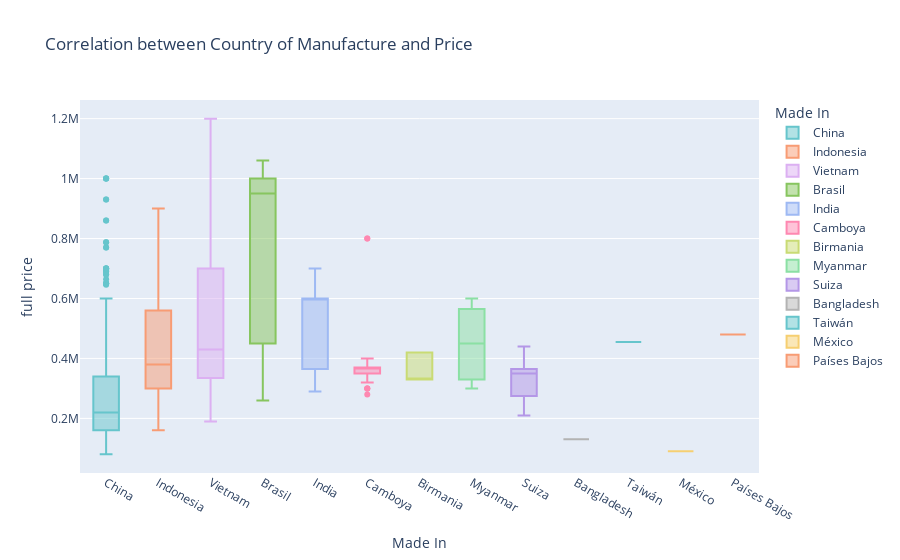

Here is the notebook cell this chart was saved with:
### Code cell
# correlacion entre made_in y full price

fig = px.box(filtered_trainers,
                    x='made_in',
                    y='full price',
                    title='Correlation between Country of Manufacture and Price',
                    labels={'full_price': 'Price', 'made_in': 'Made In'},
                    color='made_in',
                    color_discrete_sequence=px.colors.qualitative.Pastel
                    )

# Mostrar el gráfico
fig.show()

### Figure 1 — Plotly figure (JSON) as saved in the notebook; plotly's stock layout.template omitted (floating-point values rounded to 4 significant figures; data arrays with more than 128 entries replaced by an {"elided": "..."} marker saying what was removed)
{"data": [{"alignmentgroup": "True", "hovertemplate": "Made In=%{x}<br>full price=%{y}<extra></extra>", "legendgroup": "China", "marker": {"color": "rgb(102, 197, 204)"}, "name": "China", "notched": false, "offsetgroup": "China", "orientation": "v", "showlegend": true, "type": "box", "x": {"elided": "945 str values"}, "x0": " ", "xaxis": "x", "y": {"elided": "945 int values"}, "y0": " ", "yaxis": "y"}, {"alignmentgroup": "True", "hovertemplate": "Made In=%{x}<br>full price=%{y}<extra></extra>", "legendgroup": "Indonesia", "marker": {"color": "rgb(248, 156, 116)"}, "name": "Indonesia", "notched": false, "offsetgroup": "Indonesia", "orientation": "v", "showlegend": true, "type": "box", "x": {"elided": "308 str values"}, "x0": " ", "xaxis": "x", "y": {"elided": "308 int values"}, "y0": " ", "yaxis": "y"}, {"alignmentgroup": "True", "hovertemplate": "Made In=%{x}<br>full price=%{y}<extra></extra>", "legendgroup": "Vietnam", "marker": {"color": "rgb(220, 176, 242)"}, "name": "Vietnam", "notched": false, "offsetgroup": "Vietnam", "orientation": "v", "showlegend": true, "type": "box", "x": {"elided": "908 str values"}, "x0": " ", "xaxis": "x", "y": {"elided": "908 int values"}, "y0": " ", "yaxis": "y"}, {"alignmentgroup": "True", "hovertemplate": "Made In=%{x}<br>full price=%{y}<extra></extra>", "legendgroup": "Brasil", "marker": {"color": "rgb(135, 197, 95)"}, "name": "Brasil", "notched": false, "offsetgroup": "Brasil", "orientation": "v", "showlegend": true, "type": "box", "x": ["Brasil", "Brasil", "Brasil", "Brasil", "Brasil", "Brasil", "Brasil", "Brasil", "Brasil", "Brasil", "Brasil", "Brasil", "Brasil", "Brasil", "Brasil", "Brasil", "Brasil", "Brasil", "Brasil", "Brasil", "Brasil", "Brasil", "Brasil", "Brasil", "Brasil", "Brasil", "Brasil", "Brasil", "Brasil", "Brasil", "Brasil", "Brasil", "Brasil", "Brasil", "Brasil", "Brasil", "Brasil", "Brasil", "Brasil", "Brasil", "Brasil", "Brasil", "Brasil", "Brasil", "Brasil", "Brasil", "Brasil", "Brasil", "Brasil", "Brasil", "Brasil", "Brasil", "Brasil", "Brasil", "Brasil", "Brasil", "Brasil", "Brasil", "Brasil", "Brasil", "Brasil", "Brasil", "Brasil", "Brasil", "Brasil", "Brasil", "Brasil", "Brasil", "Brasil", "Brasil", "Brasil", "Brasil", "Brasil", "Brasil", "Brasil", "Brasil", "Brasil", "Brasil", "Brasil", "Brasil", "Brasil", "Brasil", "Brasil", "Brasil", "Brasil", "Brasil", "Brasil", "Brasil", "Brasil", "Brasil", "Brasil", "Brasil", "Brasil", "Brasil"], "x0": " ", "xaxis": "x", "y": [369990, 349990, 949990, 949990, 259990, 419990, 839990, 839990, 949990, 949990, 999990, 749990, 999990, 749990, 849990, 269990, 749990, 419990, 949990, 999990, 259990, 849990, 259990, 1059990, 799990, 449990, 799990, 949990, 849990, 599990, 949990, 1059990, 599990, 749990, 799990, 259990, 749990, 749990, 599990, 839990, 839990, 369990, 999990, 349990, 999990, 259990, 319990, 319990, 949990, 1059990, 949990, 999990, 419990, 319990, 839990, 999990, 999990, 999990, 1059990, 269990, 949990, 999990, 319990, 319990, 949990, 949990, 449990, 999990, 1059990, 259990, 949990, 1059990, 259990, 1059990, 949990, 999990, 259990, 1059990, 1059990, 949990, 1059990, 999990, 419990, 949990, 1059990, 1059990, 1059990, 999990, 1059990, 1059990, 1059990, 1059990, 999990, 1059990], "y0": " ", "yaxis": "y"}, {"alignmentgroup": "True", "hovertemplate": "Made In=%{x}<br>full price=%{y}<extra></extra>", "legendgroup": "India", "marker": {"color": "rgb(158, 185, 243)"}, "name": "India", "notched": false, "offsetgroup": "India", "orientation": "v", "showlegend": true, "type": "box", "x": ["India", "India", "India", "India", "India", "India", "India", "India", "India", "India", "India", "India", "India", "India", "India", "India", "India", "India", "India", "India", "India", "India"], "x0": " ", "xaxis": "x", "y": [599990, 314990, 599990, 699990, 289950, 399990, 599950, 599950, 314990, 314990, 599950, 699990, 599990, 364950, 399990, 599950, 289950, 599950, 599950, 599990, 589990, 599950], "y0": " ", "yaxis": "y"}, {"alignmentgroup": "True", "hovertemplate": "Made In=%{x}<br>full price=%{y}<extra></extra>", "legendgroup": "Camboya", "marker": {"color": "rgb(254, 136, 177)"}, "name": "Camboya", "notched": false, "offsetgroup": "Camboya", "orientation": "v", "showlegend": true, "type": "box", "x": ["Camboya", "Camboya", "Camboya", "Camboya", "Camboya", "Camboya", "Camboya", "Camboya", "Camboya", "Camboya", "Camboya", "Camboya", "Camboya", "Camboya", "Camboya", "Camboya", "Camboya", "Camboya", "Camboya", "Camboya", "Camboya", "Camboya", "Camboya", "Camboya", "Camboya", "Camboya", "Camboya", "Camboya", "Camboya", "Camboya", "Camboya", "Camboya", "Camboya", "Camboya", "Camboya", "Camboya", "Camboya", "Camboya", "Camboya", "Camboya", "Camboya", "Camboya", "Camboya", "Camboya", "Camboya", "Camboya", "Camboya", "Camboya", "Camboya", "Camboya", "Camboya", "Camboya", "Camboya", "Camboya", "Camboya", "Camboya", "Camboya", "Camboya", "Camboya", "Camboya"], "x0": " ", "xaxis": "x", "y": [369990, 369990, 369990, 369990, 799990, 799990, 369990, 369900, 349990, 369990, 369990, 349990, 369990, 369990, 369990, 369990, 349990, 279950, 369990, 369990, 399990, 349990, 399990, 369990, 369990, 349990, 369990, 369990, 369990, 369990, 359990, 379990, 329990, 299990, 329990, 329990, 389990, 369900, 369990, 299990, 349990, 359990, 329990, 299990, 349990, 349990, 369990, 329990, 329990, 349990, 369990, 399990, 349990, 349990, 359990, 399990, 319990, 399990, 349990, 349990], "y0": " ", "yaxis": "y"}, {"alignmentgroup": "True", "hovertemplate": "Made In=%{x}<br>full price=%{y}<extra></extra>", "legendgroup": "Birmania", "marker": {"color": "rgb(201, 219, 116)"}, "name": "Birmania", "notched": false, "offsetgroup": "Birmania", "orientation": "v", "showlegend": true, "type": "box", "x": ["Birmania", "Birmania", "Birmania", "Birmania", "Birmania", "Birmania"], "x0": " ", "xaxis": "x", "y": [329950, 419950, 329950, 329950, 419950, 329950], "y0": " ", "yaxis": "y"}, {"alignmentgroup": "True", "hovertemplate": "Made In=%{x}<br>full price=%{y}<extra></extra>", "legendgroup": "Myanmar", "marker": {"color": "rgb(139, 224, 164)"}, "name": "Myanmar", "notched": false, "offsetgroup": "Myanmar", "orientation": "v", "showlegend": true, "type": "box", "x": ["Myanmar", "Myanmar", "Myanmar", "Myanmar", "Myanmar", "Myanmar", "Myanmar", "Myanmar"], "x0": " ", "xaxis": "x", "y": [529950, 329950, 499990, 599950, 399950, 329950, 599950, 299950], "y0": " ", "yaxis": "y"}, {"alignmentgroup": "True", "hovertemplate": "Made In=%{x}<br>full price=%{y}<extra></extra>", "legendgroup": "Suiza", "marker": {"color": "rgb(180, 151, 231)"}, "name": "Suiza", "notched": false, "offsetgroup": "Suiza", "orientation": "v", "showlegend": true, "type": "box", "x": ["Suiza", "Suiza", "Suiza", "Suiza", "Suiza", "Suiza", "Suiza", "Suiza"], "x0": " ", "xaxis": "x", "y": [349990, 209990, 439990, 359990, 369990, 349990, 209990, 339990], "y0": " ", "yaxis": "y"}, {"alignmentgroup": "True", "hovertemplate": "Made In=%{x}<br>full price=%{y}<extra></extra>", "legendgroup": "Bangladesh", "marker": {"color": "rgb(179, 179, 179)"}, "name": "Bangladesh", "notched": false, "offsetgroup": "Bangladesh", "orientation": "v", "showlegend": true, "type": "box", "x": ["Bangladesh", "Bangladesh"], "x0": " ", "xaxis": "x", "y": [129990, 129990], "y0": " ", "yaxis": "y"}, {"alignmentgroup": "True", "hovertemplate": "Made In=%{x}<br>full price=%{y}<extra></extra>", "legendgroup": "Taiwán", "marker": {"color": "rgb(102, 197, 204)"}, "name": "Taiwán", "notched": false, "offsetgroup": "Taiwán", "orientation": "v", "showlegend": true, "type": "box", "x": ["Taiwán", "Taiwán"], "x0": " ", "xaxis": "x", "y": [454990, 454990], "y0": " ", "yaxis": "y"}, {"alignmentgroup": "True", "hovertemplate": "Made In=%{x}<br>full price=%{y}<extra></extra>", "legendgroup": "México", "marker": {"color": "rgb(246, 207, 113)"}, "name": "México", "notched": false, "offsetgroup": "México", "orientation": "v", "showlegend": true, "type": "box", "x": ["México"], "x0": " ", "xaxis": "x", "y": [89990], "y0": " ", "yaxis": "y"}, {"alignmentgroup": "True", "hovertemplate": "Made In=%{x}<br>full price=%{y}<extra></extra>", "legendgroup": "Países Bajos", "marker": {"color": "rgb(248, 156, 116)"}, "name": "Países Bajos", "notched": false, "offsetgroup": "Países Bajos", "orientation": "v", "showlegend": true, "type": "box", "x": ["Países Bajos"], "x0": " ", "xaxis": "x", "y": [479990], "y0": " ", "yaxis": "y"}], "layout": {"boxmode": "overlay", "legend": {"title": {"text": "Made In"}, "tracegroupgap": 0}, "title": {"text": "Correlation between Country of Manufacture and Price"}, "xaxis": {"anchor": "y", "categoryarray": ["China", null, "Indonesia", "Vietnam", "Brasil", "India", "Camboya", "Birmania", "Myanmar", "Suiza", "Bangladesh", "Taiwán", "México", "Países Bajos"], "categoryorder": "array", "domain": [0, 1], "title": {"text": "Made In"}}, "yaxis": {"anchor": "x", "domain": [0, 1], "title": {"text": "full price"}}}}
